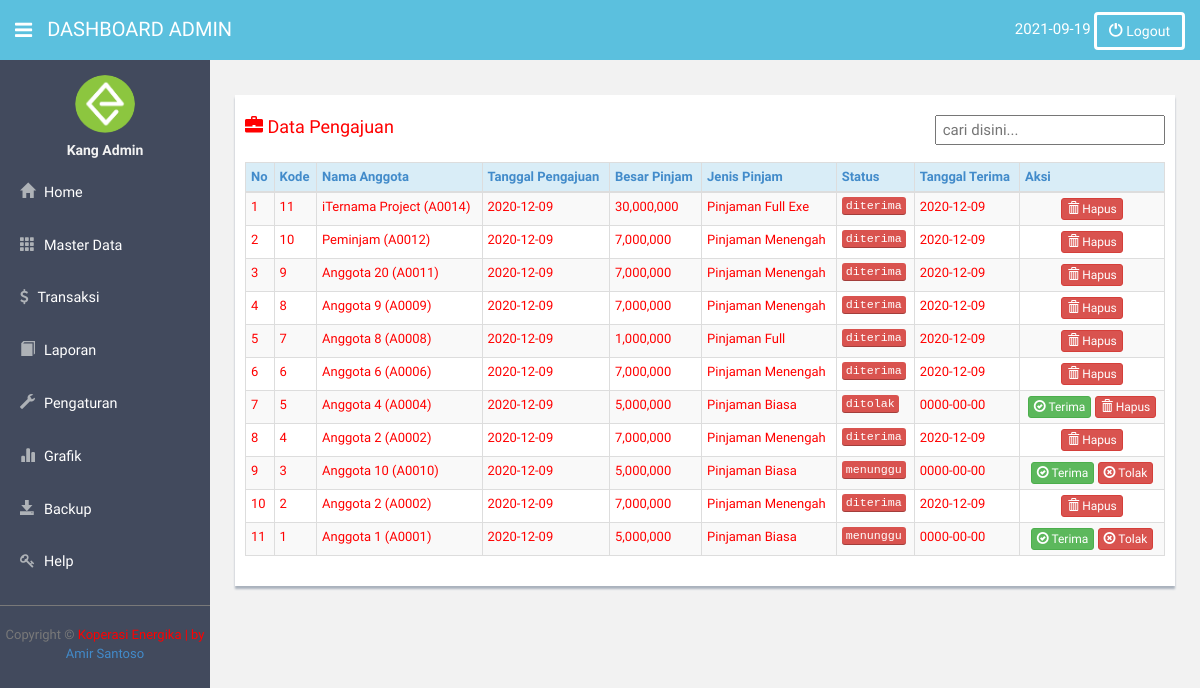
/index.php?pilih=4.4&aksi=admin (signed in), run on the app's committed database.
### tables this page shows
CREATE TABLE `t_pengajuan` (
  `kode_pengajuan` int(4) NOT NULL,
  `tgl_pengajuan` date NOT NULL,
  `kode_anggota` varchar(10) NOT NULL,
  `kode_jenis_pinjam` varchar(10) NOT NULL,
  `besar_pinjam` int(11) NOT NULL,
  `tgl_acc` date NOT NULL,
  `status` varchar(12) NOT NULL
);

CREATE TABLE `t_anggota` (
  `kode_anggota` char(5) NOT NULL,
  `kode_tabungan` int(11) NOT NULL,
  `nama_anggota` varchar(50) NOT NULL,
  `alamat_anggota` varchar(100) NOT NULL,
  `jenis_kelamin` varchar(10) NOT NULL,
  `pekerjaan` varchar(50) NOT NULL,
  `tgl_masuk` date NOT NULL,
  `telp` varchar(12) NOT NULL,
  `tempat_lahir` varchar(20) NOT NULL,
  `tgl_lahir` date NOT NULL,
  `status` varchar(10) NOT NULL,
  `u_entry` varchar(50) NOT NULL,
  `tgl_entri` date NOT NULL
);

CREATE TABLE `t_jenis_pinjam` (
  `kode_jenis_pinjam` char(5) NOT NULL,
  `nama_pinjaman` varchar(50) NOT NULL,
  `lama_angsuran` int(11) NOT NULL,
  `maks_pinjam` double NOT NULL,
  `bunga` float NOT NULL,
  `u_entry` varchar(50) NOT NULL,
  `tgl_entri` date NOT NULL
);

### pengajuan/pengajuan.php (the view, shortened to what this page needs)
<head>
</head>
<?php
$aksi=$_GET['aksi'];
if($aksi=='admin')
{
 ?>
<div class="row mt">
 <div class="col-lg-12">
  <div class="form-panel">
   <h4 class="mb"><span class='glyphicon glyphicon-briefcase'></span> Data Pengajuan
                       <span style="float:right;"> <input type="text" id="cari" style="width:230px;height:30px;font-size:15px;" placeholder=" cari disini...">
                    </span></h4>
   <form class="form-inline" role="form">
  <table class="table table-bordered table-striped table-condensed">
    <thead>
    <tr class="info">
             <th><a href="#">No</a></th>
             <th><a href="#">Kode</a></th>
             <th><a href="#">Nama Anggota</a></th>
             <th><a href="#">Tanggal Pengajuan</a></th>
             <th><a href="#">Besar Pinjam</a></th>
             <th><a href="#">Jenis Pinjam</a></th>
             <th><a href="#">Status</a></th>
             <th><a href="#">Tanggal Terima</a></th>
             <th><a>Aksi</a></th>
        </tr>
    </thead><tbody id="fbody">
<?php
    $sqlku=mysql_query("SELECT * from t_pengajuan order by kode_pengajuan desc");
  $no=1;
  while($data=mysql_fetch_array($sqlku)){
?>
      <tr>
      <td><?php echo $no;?></td>
      <td><?php echo $data['kode_pengajuan'];?></td>
      <?php
      $isi=$data['kode_anggota'];
       $ang=mysql_fetch_array(mysql_query("SELECT * from t_anggota where kode_anggota='$isi'")); ?>
      <td><?php echo $ang['nama_anggota'];?> (<?php echo $isi;?>)</td>
      <td><?php echo $data['tgl_pengajuan'];?></td>
      <td><?php echo number_format($data['besar_pinjam']);?></td>
      <?php $rr=$data['kode_jenis_pinjam'];?>
    <?php $oo=mysql_fetch_array(mysql_query("SELECT*from t_jenis_pinjam where kode_jenis_pinjam='$rr'"));?>
      <td><?php echo $oo['nama_pinjaman'];?></td>
      <td><kbd style="background-color:#d9534f;"><?php echo $data['status'];?></kbd></td>
      <td><?php echo $data['tgl_acc'];?></td>
      <?php if($data['status']=='menunggu')
      {?>
        <td align="center">
        <a class="btn btn-success btn-xs" href="pengajuan/proses_pengajuan.php?proses=terima&kode_anggota=<?php echo $isi;?>&kode_pengajuan=<?php echo $data['kode_pengajuan'];?>"><i class="glyphicon glyphicon-ok-circle"></i> Terima</a>
        <a class="btn btn-danger btn-xs" href="pengajuan/proses_pengajuan.php?proses=tolak&kode_anggota=<?php echo $isi;?>&kode_pengajuan=<?php echo $data['kode_pengajuan'];?>"><i class="glyphicon glyphicon-remove-circle"></i> Tolak</a>
      </td>
        <?php } ?>
      <?php if($data['status']=='diterima')
      {?>
        <td align="center">
        <a class="btn btn-danger btn-xs" href="pengajuan/proses_pengajuan.php?proses=hapus&kode_anggota=<?php echo $isi;?>&kode_pengajuan=<?php echo $data['kode_pengajuan'];?>"><i class="glyphicon glyphicon-trash"></i> Hapus</a>
        </td>
        <?php } ?>
       <?php if($data['status']=='ditolak')
      {?>
        <td align="center">
        <a class="btn btn-success btn-xs" href="pengajuan/proses_pengajuan.php?proses=terima&kode_anggota=<?php echo $isi;?>&kode_pengajuan=<?php echo $data['kode_pengajuan'];?>"><i class="glyphicon glyphicon-ok-circle"></i> Terima</a>
        <a class="btn btn-danger btn-xs" href="pengajuan/proses_pengajuan.php?proses=hapus&kode_anggota=<?php echo $isi;?>&kode_pengajuan=<?php echo $data['kode_pengajuan'];?>"><i class="glyphicon glyphicon-trash"></i> Hapus</a>
        </td>
        <?php } ?>
        </tr>
<?php
  $no++;}
?>
</tbody></table></div></form>
</div>
</div>
<?php }
?>

### index.php (shortened to what this page needs)
<?php
	if(empty($_SESSION['kopname'])||empty($_SESSION['level'])){	?>
		<script>
    alert("Anda Harus Login Dahulu");
    window.location="login/login.php";
    </script>
    <?php
	}else
    {
    $pilih=$_GET['pilih'];
      switch($pilih){
        case "4.4"  : $tampil = "pengajuan/pengajuan.php"; break;
      }
?>
<!DOCTYPE html PUBLIC "-//W3C//DTD XHTML 1.0 Transitional//EN" "http://www.w3.org/TR/xhtml1/DTD/xhtml1-transitional.dtd">
<html xmlns="http://www.w3.org/1999/xhtml">
<head>
    <link href="Theme/assets/css/bootstrap.css" rel="stylesheet">
    <link href="Theme/assets/font-awesome/css/font-awesome.css" rel="stylesheet" />
    <link rel="stylesheet" type="text/css" href="Theme/assets/css/zabuto_calendar.css">
    <link rel="stylesheet" type="text/css" href="Theme/assets/js/gritter/css/jquery.gritter.css" />
    <link rel="stylesheet" type="text/css" href="Theme/assets/lineicons/style.css">
    <link href="Theme/assets/css/style.css" rel="stylesheet">
    <link href="Theme/assets/css/style-responsive.css" rel="stylesheet">
  </head>
</head>
<body>
<section id="container" >
      <?php
      if($_SESSION['level']=='admin')
      {
        echo '<header class="header" style="background-color:#5bc0de;">';
      }
      ?>
              <div class="sidebar-toggle-box" style="color:#fff;">
                  <div class="fa fa-bars tooltips" data-placement="right" data-original-title="Toggle Navigation"></div>
              </div>
            <a href="#" class="logo">Dashboard <?php echo $_SESSION['level'];?></a>
            <div class="top-menu">
              <ul style="float:right; margin-top:12px;">
                    <li>
                  <span style="font-size:15px;color:#FFF;"><?php echo date("Y-m-d"); ?></span>
                  <a class="logout" href="login/proses_logout.php">
                <?php
                      if($_SESSION['level']=='admin')
                      {
                        echo '<button class="btn btn-info" style="border:3px solid #fff;"><span class="glyphicon glyphicon-off"></span> Logout</button>';
                      }
                 ?>
                  </a></li>
              </ul>
            </div>
        </header>
      <aside>
          <div id="sidebar"  class="nav-collapse ">
              <?php
              if($_SESSION['level']=='admin')
              {
                ?>
                  <ul class="sidebar-menu" id="nav-accordion">
                  <p class="centered"><a href="#"><img src="logo_kop.gif" class="img-circle" width="60"></a></p>
                  <h5 class="centered"><?php echo $_SESSION['kopname'];?></h5>
                  <li class="sub-menu">
                      <a href="index.php?pilih=home">
                          <i class="glyphicon glyphicon-home"></i>
                          <span style="font-size:120%; color:#fff;">Home</span>
                      </a>
                  </li>
                  <li class="sub-menu">
                      <a href="javascript:;" >
                          <i class="glyphicon glyphicon-th"></i>
                          <span style="font-size:120%; color:#fff;">Master Data</span>
                      </a>
                  </li>
                  <li class="sub-menu">
                      <a href="index.php?pilih=2.1">
                          <i class="fa fa-dollar"></i>
                          <span style="font-size:120%; color:#fff;">Transaksi</span>
                      </a>
                  </li>
                  <li class="sub-menu">
                      <a href="javascript:;" >
                          <i class="glyphicon glyphicon-book"></i>
                          <span style="font-size:120%; color:#fff;">Laporan</span>
                      </a>
                  </li>
                  <li class="sub-menu">
                      <a href="javascript:;" >
                          <i class="glyphicon glyphicon-wrench"></i>
                          <span style="font-size:120%; color:#fff;">Pengaturan</span>
                      </a>
                  </li>
                  <li class="sub-menu">
                      <a href="column/column.php" target="_blank">
                          <i class="glyphicon glyphicon-stats"></i>
                          <span style="font-size:120%; color:#fff;">Grafik</span>
                      </a>
                  </li>
                  <li class="sub-menu">
                      <a target="_blank" href="../../../phpmyadmin/db_export.php?db=db_koperasi&server=1&goto=db_qbe.php&token=042086e2593b7fe8fdb99ac76bb02f97" target="_blank">
                          <i class="glyphicon glyphicon-save"></i>
                          <span style="font-size:120%; color:#fff;">Backup</span>
                      </a>
                  </li>
                  <li class="sub-menu">
                      <a href="index.php?pilih=4.5">
                          <i class="fa fa-key"></i>
                          <span style="font-size:120%; color:#fff;">Help</span>
                      </a>
                  </li>
              </ul>
                <?php
              }
              ?>
              <hr>
              <center>
              <p id="footer-text">Copyright &copy; <font color="red" alt="koperasi energika">Koperasi Energika | by <font color="red" alt="amirsantoso"><a href="https://amirsantoso.netlify.app/" target="_blank" rel="noopener noreferrer">Amir Santoso</a></font></p>
              </center>
          </div>
      </aside>
      <section id="main-content">
          <section class="wrapper">
          <?php
           include("$tampil");?>
          </section>
      </section>
  </section>
  <?php
   } ?>

### Theme/assets/css/style.css (style rules this page uses)
body { color: #797979; background: #f2f2f2; font-family: 'Ruda', sans-serif; padding: 0px !important; margin: 0px !important; font-size:13px; }
ul li { list-style: none; }
a, a:hover, a:focus { text-decoration: none; outline: none; }
#container { width: 100%; height: 100%; }
hr { margin-top: 20px; margin-bottom: 20px; border: 0; border-top: 1px solid #797979; }
.centered { text-align: center; }
.mt { margin-top: 25px; }
.mb { margin-bottom: 25px; }
#sidebar { width: 210px; height: 100%; position: fixed; background: #424a5d; }
#sidebar h5 { color: #f2f2f2; font-weight: 700; }
#sidebar ul li { position: relative; }
ul.sidebar-menu , ul.sidebar-menu li ul.sub { margin: -2px 0 0; padding: 0; }
ul.sidebar-menu { margin-top: 75px; }
ul.sidebar-menu li { margin-bottom: 5px; margin-left:10px; margin-right:10px; }
ul.sidebar-menu li.sub-menu { line-height: 15px; }
ul.sidebar-menu li a span { display: inline-block; }
ul.sidebar-menu li a { color: #aeb2b7; text-decoration: none; display: block; padding: 15px 0 15px 10px; font-size: 12px; outline: none; -webkit-transition: all 0.3s ease; -moz-transition: all 0.3s ease; -o-transition: all 0.3s ease; -ms-transition: all 0.3s ease; transition: all 0.3s ease; }
ul.sidebar-menu li a i { font-size: 15px; padding-right: 6px; }
#main-content { margin-left: 210px; }
.header, .footer { min-height: 60px; padding: 0 15px; }
.header { position: fixed; left: 0; right: 0; z-index: 1002; }
.wrapper { display: inline-block; margin-top: 60px; padding-left: 15px; padding-right: 15px; padding-bottom: 15px; padding-top: 0px; width: 100%; }
a.logo { font-size: 20px; color: #ffffff; float: left; margin-top: 15px; text-transform: uppercase; }
.sidebar-toggle-box { float: left; padding-right: 15px; margin-top: 20px; }
.sidebar-toggle-box .fa-bars { cursor: pointer; display: inline-block; font-size: 20px; }
.form-panel { background: #ffffff; margin: 10px; padding: 10px; box-shadow: 0px 3px 2px #aab2bd; text-align: left; }

### data on the page
t_pengajuan: kode_pengajuan "11", kode_anggota.nama_anggota "iTernama Project", kode_anggota "A0014", tgl_pengajuan "2020-12-09", besar_pinjam "30,000,000", kode_jenis_pinjam.nama_pinjaman "Pinjaman Full Exe", status "diterima", tgl_acc "2020-12-09"
t_pengajuan: kode_pengajuan "10", kode_anggota.nama_anggota "Peminjam", kode_anggota "A0012", tgl_pengajuan "2020-12-09", besar_pinjam "7,000,000", kode_jenis_pinjam.nama_pinjaman "Pinjaman Menengah", status "diterima", tgl_acc "2020-12-09"
t_pengajuan: kode_pengajuan "9", kode_anggota.nama_anggota "Anggota 20", kode_anggota "A0011", tgl_pengajuan "2020-12-09", besar_pinjam "7,000,000", kode_jenis_pinjam.nama_pinjaman "Pinjaman Menengah", status "diterima", tgl_acc "2020-12-09"
t_pengajuan: kode_pengajuan "8", kode_anggota.nama_anggota "Anggota 9", kode_anggota "A0009", tgl_pengajuan "2020-12-09", besar_pinjam "7,000,000", kode_jenis_pinjam.nama_pinjaman "Pinjaman Menengah", status "diterima", tgl_acc "2020-12-09"
t_pengajuan: kode_pengajuan "7", kode_anggota.nama_anggota "Anggota 8", kode_anggota "A0008", tgl_pengajuan "2020-12-09", besar_pinjam "1,000,000", kode_jenis_pinjam.nama_pinjaman "Pinjaman Full", status "diterima", tgl_acc "2020-12-09"
t_pengajuan: kode_pengajuan "6", kode_anggota.nama_anggota "Anggota 6", kode_anggota "A0006", tgl_pengajuan "2020-12-09", besar_pinjam "7,000,000", kode_jenis_pinjam.nama_pinjaman "Pinjaman Menengah", status "diterima", tgl_acc "2020-12-09"
t_pengajuan: kode_pengajuan "5", kode_anggota.nama_anggota "Anggota 4", kode_anggota "A0004", tgl_pengajuan "2020-12-09", besar_pinjam "5,000,000", kode_jenis_pinjam.nama_pinjaman "Pinjaman Biasa", status "ditolak", tgl_acc "0000-00-00"
t_pengajuan: kode_pengajuan "4", kode_anggota.nama_anggota "Anggota 2", kode_anggota "A0002", tgl_pengajuan "2020-12-09", besar_pinjam "7,000,000", kode_jenis_pinjam.nama_pinjaman "Pinjaman Menengah", status "diterima", tgl_acc "2020-12-09"
t_pengajuan: kode_pengajuan "3", kode_anggota.nama_anggota "Anggota 10", kode_anggota "A0010", tgl_pengajuan "2020-12-09", besar_pinjam "5,000,000", kode_jenis_pinjam.nama_pinjaman "Pinjaman Biasa", status "menunggu", tgl_acc "0000-00-00"
t_pengajuan: kode_pengajuan "2", kode_anggota.nama_anggota "Anggota 2", kode_anggota "A0002", tgl_pengajuan "2020-12-09", besar_pinjam "7,000,000", kode_jenis_pinjam.nama_pinjaman "Pinjaman Menengah", status "diterima", tgl_acc "2020-12-09"
t_pengajuan: kode_pengajuan "1", kode_anggota.nama_anggota "Anggota 1", kode_anggota "A0001", tgl_pengajuan "2020-12-09", besar_pinjam "5,000,000", kode_jenis_pinjam.nama_pinjaman "Pinjaman Biasa", status "menunggu", tgl_acc "0000-00-00"

### other printed values
$_SESSION['level'] "ADMIN"
$_SESSION['kopname'] "Kang Admin"
